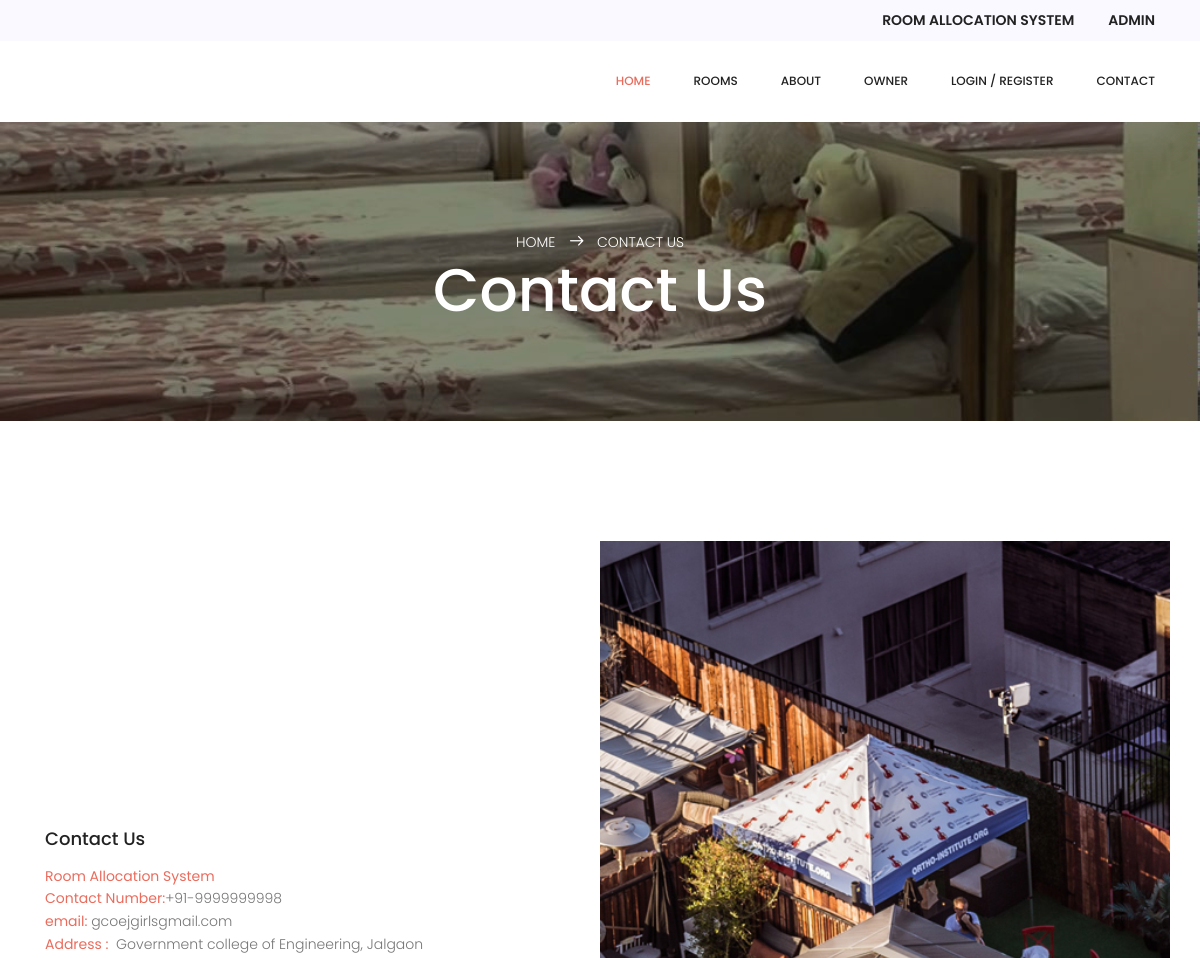
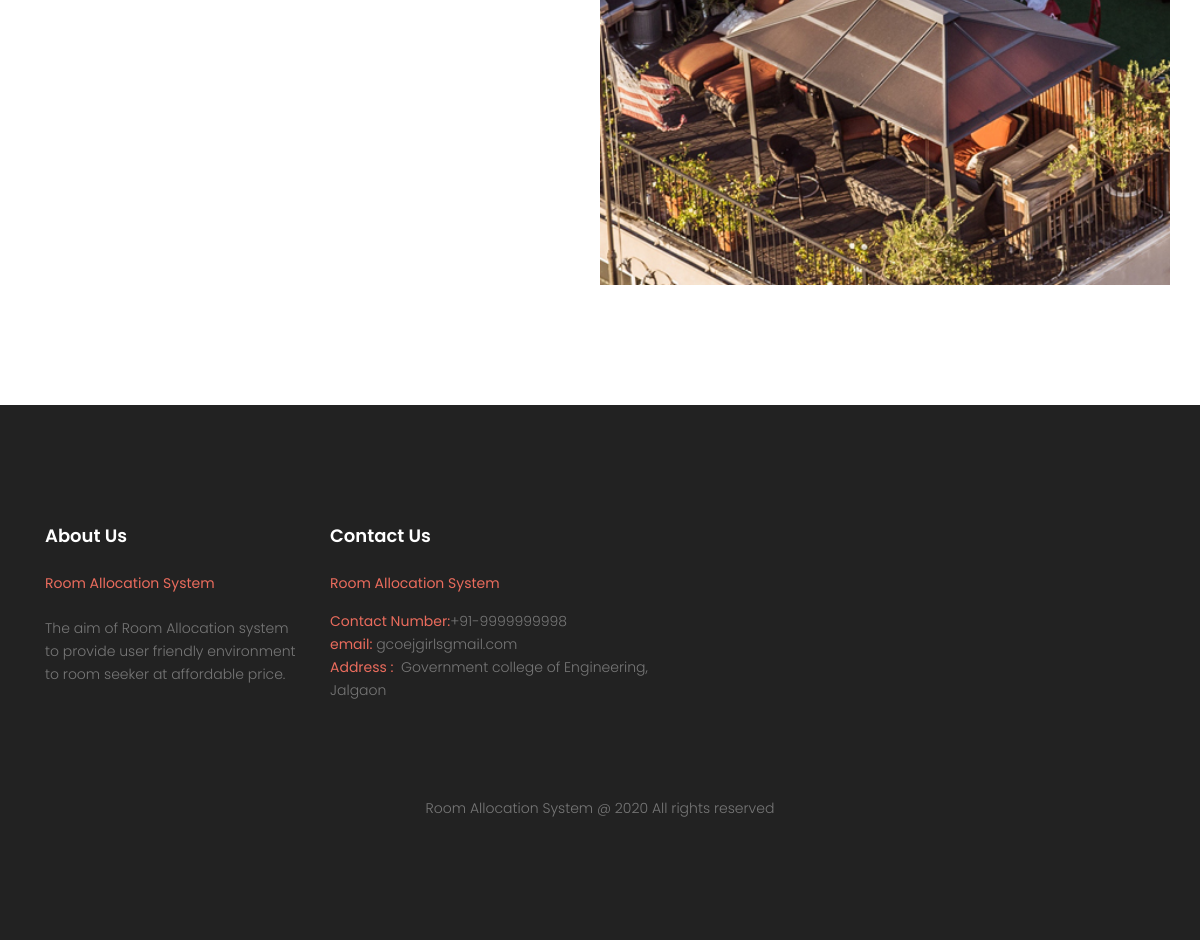
The page /contact.php on the database its author committed (2 pictures, top to bottom).
### tables this page shows
CREATE TABLE `tblpages` (
  `ID` int(11) NOT NULL,
  `PageType` varchar(200) DEFAULT NULL,
  `PageTitle` mediumtext,
  `PageDescription` mediumtext,
  `UpdationDate` timestamp NULL DEFAULT NULL ON UPDATE CURRENT_TIMESTAMP,
  `Fulfillment` mediumtext NOT NULL,
  `FutureServices` mediumtext NOT NULL
);

### contact.php (the view, shortened to what this page needs)
<!DOCTYPE html>
<html lang="zxx" class="no-js">
<head>
	<link rel="stylesheet" href="css/linearicons.css">=
	<link rel="stylesheet" href="css/font-awesome.min.css">
	<link rel="stylesheet" href="css/nice-select.css">
	<link rel="stylesheet" href="css/ion.rangeSlider.css" />
	<link rel="stylesheet" href="css/ion.rangeSlider.skinFlat.css" />
	<link rel="stylesheet" href="css/bootstrap.css">
	<link rel="stylesheet" href="css/owl.carousel.css">
	<link rel="stylesheet" href="css/main.css">
</head>
<body>
	<?php include_once('includes/header.php');?>
	<section class="banner-area relative" id="home">
		<div class="overlay overlay-bg"></div>
		<div class="container">
			<div class="row d-flex text-center align-items-center justify-content-center">
				<div class="about-content col-lg-12">
					<p class="text-white link-nav"><a href="index.php">Home </a> <span class="lnr lnr-arrow-right"></span> <a href="contact.php">
							Contact Us</a></p>
					<h1 class="text-white">
						Contact Us
					</h1>
				</div>
			</div>
		</div>
	</section>
	<section class="about-area section-gap bg-white">
		<div class="container">
			<div class="row d-flex justify-content-end align-items-center">
				<div class="col-lg-6">
					<?php
$ret=mysqli_query($con,"select * from tblpages where PageType='contactus'");
while ($row=mysqli_fetch_array($ret)) {
?>
					<div class="single-about">
						<h4><?php  echo $row['PageTitle'];?></h4>
						<p>
							<?php  echo $row['PageDescription'];?>
						</p>
					</div>
				</div>
				<?php } ?>
				<div class="col-lg-6 about-right no-padding">
					<img class="img-fluid" src="img/about-img.jpg" alt="">
				</div>
			</div>
		</div>
	</section>
	<?php include_once('includes/footer.php');?>
</body>
</html>

### includes/footer.php (shortened to what this page needs)
<?php
include('includes/dbconnection.php');
?>
<footer class="footer-area section-gap">
		<div class="container">
			<div class="row">
				<div class="col-lg-3 col-md-6 col-sm-6">
					<div class="single-footer-widget">
						<?php
$ret=mysqli_query($con,"select * from tblpages where PageType='aboutus'");
while ($row=mysqli_fetch_array($ret)) {
?>
						<h6><?php  echo $row['PageTitle'];?></h6>
						<p>
							<?php  echo $row['PageDescription'];?>
						</p>
					</div>
					<?php } ?>
				</div>
				<div class="col-lg-4 col-md-6 col-sm-6" style="">
					<div class="single-footer-widget">
						<?php
$ret=mysqli_query($con,"select * from tblpages where PageType='contactus'");
while ($row=mysqli_fetch_array($ret)) {
?>
						<h6><?php  echo $row['PageTitle'];?></h6>
						<p><?php  echo $row['PageDescription'];?></p>
						<?php } ?>
					</div>
				</div>
			</div>
			<div class="footer-bottom d-flex justify-content-center align-items-center flex-wrap">
				<p class="footer-text m-0">
Room Allocation System @ 2020 All rights reserved </p>
			</div>
		</div>
	</footer>

### css/main.css (style rules this page uses)
body { color: #777777; font-family: "Poppins", sans-serif; font-size: 14px; font-weight: 300; line-height: 1.625em; position: relative; }
a { -webkit-transition: all 0.3s ease 0s; -moz-transition: all 0.3s ease 0s; -o-transition: all 0.3s ease 0s; transition: all 0.3s ease 0s; }
a, a:focus, a:hover { text-decoration: none; outline: 0; }
h1, h2, h3, h4, h5, h6 { font-family: "Poppins", sans-serif; color: #222222; line-height: 1.2em !important; margin-bottom: 0; margin-top: 0; font-weight: 500; }
h1, .h1 { font-size: 36px; }
h4, .h4 { font-size: 18px; }
h6, .h6 { font-size: 14px; color: #222222; }
.text-white { color: #fff; }
.text-center { text-align: center; }
.flex-wrap { -webkit-flex-wrap: wrap; -moz-flex-wrap: wrap; -ms-flex-wrap: wrap; flex-wrap: wrap; }
.relative { position: relative; }
.overlay { position: absolute; left: 0; right: 0; top: 0; bottom: 0; }
.no-padding { padding: 0; }
b, i, sup, sub, u, del { color: #ea6c5d; }
h1 { font-size: 36px; }
h4 { font-size: 18px; }
h6 { font-size: 14px; }
h1, h2, h3, h4, h5, h6 { line-height: 1.5em; }
.section-gap { padding: 120px 0px; }
.banner-area { background: url(../img/banner-bg.jpg) no-repeat center; background-size: cover; min-height: 300px; margin-top: 64px; }
.banner-area .overlay-bg { background: rgba(0, 0, 0, 0.48); }
.about-content { margin-top: 60px; padding: 50px 0px; }
.about-content h1 { font-size: 60px; }
.about-content p { margin: 0; }
.about-content a { color: #fff; font-size: 14px; text-transform: uppercase; }
.about-content .lnr { margin: 0px 10px; font-weight: 600; }
.about-area { background: #f9f9ff; }
.about-area .single-about { margin-bottom: 40px; }
.about-area .single-about:last-child { margin-bottom: 0; }
.about-area h4 { margin-bottom: 15px; }
.about-area p { margin: 0; }
.about-right img { width: 100%; }
.footer-area { background-color: #222222; }
h6 { color: #fff; margin-bottom: 25px; font-size: 18px; font-weight: 600; }
.footer-text { padding-top: 80px; }

### rows shown on the page
tblpages: PageTitle "Contact Us", PageDescription "Room Allocation System Contact Number: +91-9999999998 email: gcoejgirlsgmail.com Address : Government college of Engineering, Jalgaon"
tblpages: PageTitle "About Us", PageDescription "Room Allocation System The aim of Room Allocation system to provide user friendly environment to room seeker at affordable price."
